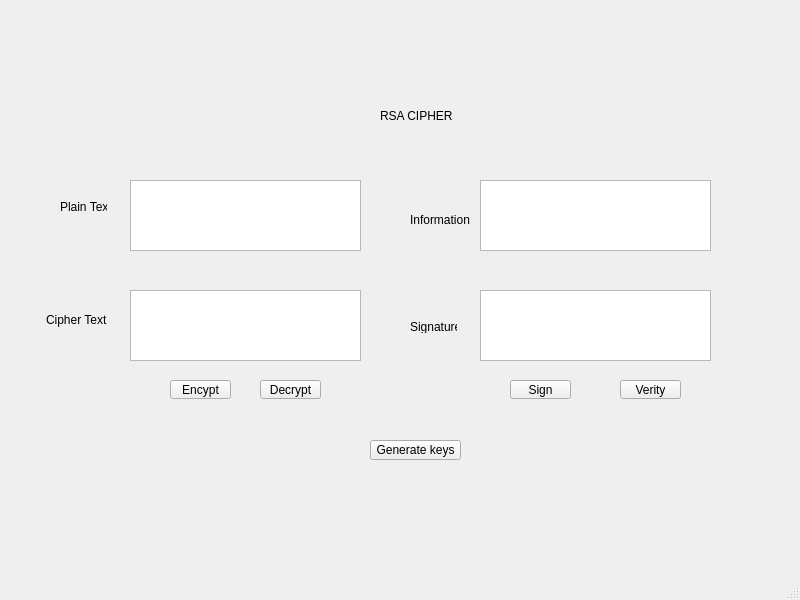
<?xml version="1.0" encoding="UTF-8"?>
<ui version="4.0">
 <class>MainWindow</class>
 <widget class="QMainWindow" name="MainWindow">
  <property name="geometry">
   <rect>
    <x>0</x>
    <y>0</y>
    <width>800</width>
    <height>600</height>
   </rect>
  </property>
  <property name="windowTitle">
   <string>MainWindow</string>
  </property>
  <widget class="QWidget" name="centralwidget">
   <widget class="QLabel" name="label_3">
    <property name="geometry">
     <rect>
      <x>46</x>
      <y>310</y>
      <width>71</width>
      <height>20</height>
     </rect>
    </property>
    <property name="text">
     <string>Cipher Text</string>
    </property>
   </widget>
   <widget class="QLabel" name="label">
    <property name="geometry">
     <rect>
      <x>380</x>
      <y>100</y>
      <width>141</width>
      <height>31</height>
     </rect>
    </property>
    <property name="text">
     <string>RSA CIPHER</string>
    </property>
   </widget>
   <widget class="QLabel" name="label_4">
    <property name="geometry">
     <rect>
      <x>410</x>
      <y>210</y>
      <width>61</width>
      <height>20</height>
     </rect>
    </property>
    <property name="text">
     <string>Information</string>
    </property>
   </widget>
   <widget class="QLabel" name="label_5">
    <property name="geometry">
     <rect>
      <x>410</x>
      <y>320</y>
      <width>47</width>
      <height>13</height>
     </rect>
    </property>
    <property name="text">
     <string>Signature</string>
    </property>
   </widget>
   <widget class="QToolButton" name="btn_decrypt">
    <property name="geometry">
     <rect>
      <x>260</x>
      <y>380</y>
      <width>61</width>
      <height>19</height>
     </rect>
    </property>
    <property name="text">
     <string>Decrypt</string>
    </property>
   </widget>
   <widget class="QLabel" name="label_2">
    <property name="geometry">
     <rect>
      <x>60</x>
      <y>200</y>
      <width>47</width>
      <height>13</height>
     </rect>
    </property>
    <property name="text">
     <string>Plain Text</string>
    </property>
   </widget>
   <widget class="QToolButton" name="btn_verify">
    <property name="geometry">
     <rect>
      <x>620</x>
      <y>380</y>
      <width>61</width>
      <height>19</height>
     </rect>
    </property>
    <property name="text">
     <string>Verity</string>
    </property>
   </widget>
   <widget class="QPlainTextEdit" name="txt_sign">
    <property name="geometry">
     <rect>
      <x>480</x>
      <y>290</y>
      <width>231</width>
      <height>71</height>
     </rect>
    </property>
   </widget>
   <widget class="QToolButton" name="btn_sign">
    <property name="geometry">
     <rect>
      <x>510</x>
      <y>380</y>
      <width>61</width>
      <height>19</height>
     </rect>
    </property>
    <property name="text">
     <string>Sign</string>
    </property>
   </widget>
   <widget class="QPlainTextEdit" name="txt_cipher_text">
    <property name="geometry">
     <rect>
      <x>130</x>
      <y>290</y>
      <width>231</width>
      <height>71</height>
     </rect>
    </property>
   </widget>
   <widget class="QToolButton" name="btn_encrypt">
    <property name="geometry">
     <rect>
      <x>170</x>
      <y>380</y>
      <width>61</width>
      <height>19</height>
     </rect>
    </property>
    <property name="text">
     <string>Encypt</string>
    </property>
   </widget>
   <widget class="QToolButton" name="btn_gen_keys">
    <property name="geometry">
     <rect>
      <x>370</x>
      <y>440</y>
      <width>91</width>
      <height>20</height>
     </rect>
    </property>
    <property name="text">
     <string>Generate keys</string>
    </property>
   </widget>
   <widget class="QPlainTextEdit" name="txt_info">
    <property name="geometry">
     <rect>
      <x>480</x>
      <y>180</y>
      <width>231</width>
      <height>71</height>
     </rect>
    </property>
   </widget>
   <widget class="QPlainTextEdit" name="txt_plain_text">
    <property name="geometry">
     <rect>
      <x>130</x>
      <y>180</y>
      <width>231</width>
      <height>71</height>
     </rect>
    </property>
   </widget>
  </widget>
  <widget class="QMenuBar" name="menubar">
   <property name="geometry">
    <rect>
     <x>0</x>
     <y>0</y>
     <width>800</width>
     <height>21</height>
    </rect>
   </property>
  </widget>
  <widget class="QStatusBar" name="statusbar"/>
 </widget>
 <resources/>
 <connections/>
</ui>
